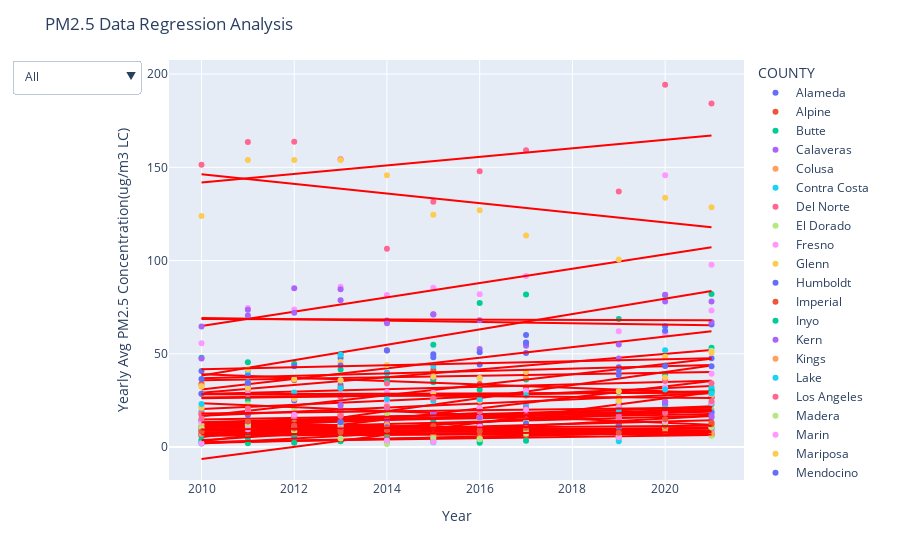

Write notebook code for a chart like this one.
### Markdown cell above
## 4.2 Regression Analysis for PM2.5 Pollutant

### Code cell
df8 = regression_analysis(df2,'conc').run()
df8
